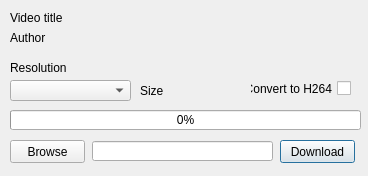
<?xml version="1.0" encoding="UTF-8"?>
<ui version="4.0">
 <class>Download</class>
 <widget class="QDialog" name="Download">
  <property name="geometry">
   <rect>
    <x>0</x>
    <y>0</y>
    <width>368</width>
    <height>176</height>
   </rect>
  </property>
  <property name="minimumSize">
   <size>
    <width>368</width>
    <height>176</height>
   </size>
  </property>
  <property name="maximumSize">
   <size>
    <width>368</width>
    <height>176</height>
   </size>
  </property>
  <property name="windowTitle">
   <string>Dialog</string>
  </property>
  <widget class="QLabel" name="videoTitleLabel">
   <property name="geometry">
    <rect>
     <x>10</x>
     <y>10</y>
     <width>351</width>
     <height>16</height>
    </rect>
   </property>
   <property name="text">
    <string>Video title</string>
   </property>
   <property name="textFormat">
    <enum>Qt::PlainText</enum>
   </property>
   <property name="scaledContents">
    <bool>false</bool>
   </property>
  </widget>
  <widget class="QLabel" name="authorLabel">
   <property name="geometry">
    <rect>
     <x>10</x>
     <y>30</y>
     <width>351</width>
     <height>16</height>
    </rect>
   </property>
   <property name="text">
    <string>Author</string>
   </property>
  </widget>
  <widget class="QPushButton" name="downloadButton">
   <property name="geometry">
    <rect>
     <x>280</x>
     <y>140</y>
     <width>75</width>
     <height>23</height>
    </rect>
   </property>
   <property name="text">
    <string>Download</string>
   </property>
  </widget>
  <widget class="QLineEdit" name="lineEdit">
   <property name="enabled">
    <bool>true</bool>
   </property>
   <property name="geometry">
    <rect>
     <x>92</x>
     <y>141</y>
     <width>181</width>
     <height>20</height>
    </rect>
   </property>
   <property name="text">
    <string/>
   </property>
   <property name="frame">
    <bool>true</bool>
   </property>
   <property name="readOnly">
    <bool>true</bool>
   </property>
  </widget>
  <widget class="QPushButton" name="browseButton">
   <property name="geometry">
    <rect>
     <x>10</x>
     <y>140</y>
     <width>75</width>
     <height>23</height>
    </rect>
   </property>
   <property name="text">
    <string>Browse</string>
   </property>
  </widget>
  <widget class="QLabel" name="resolutionLabel">
   <property name="geometry">
    <rect>
     <x>10</x>
     <y>60</y>
     <width>161</width>
     <height>16</height>
    </rect>
   </property>
   <property name="text">
    <string>Resolution</string>
   </property>
  </widget>
  <widget class="QProgressBar" name="loadingBar">
   <property name="geometry">
    <rect>
     <x>10</x>
     <y>110</y>
     <width>351</width>
     <height>20</height>
    </rect>
   </property>
   <property name="value">
    <number>0</number>
   </property>
   <property name="textVisible">
    <bool>true</bool>
   </property>
   <property name="invertedAppearance">
    <bool>false</bool>
   </property>
  </widget>
  <widget class="QLabel" name="sizeLabel">
   <property name="geometry">
    <rect>
     <x>140</x>
     <y>80</y>
     <width>81</width>
     <height>21</height>
    </rect>
   </property>
   <property name="text">
    <string>Size</string>
   </property>
  </widget>
  <widget class="QComboBox" name="resolutionBox">
   <property name="geometry">
    <rect>
     <x>10</x>
     <y>80</y>
     <width>121</width>
     <height>21</height>
    </rect>
   </property>
  </widget>
  <widget class="QCheckBox" name="convertBox">
   <property name="geometry">
    <rect>
     <x>250</x>
     <y>80</y>
     <width>101</width>
     <height>17</height>
    </rect>
   </property>
   <property name="layoutDirection">
    <enum>Qt::RightToLeft</enum>
   </property>
   <property name="text">
    <string>Convert to H264</string>
   </property>
   <property name="checked">
    <bool>false</bool>
   </property>
  </widget>
 </widget>
 <resources/>
 <connections/>
</ui>
